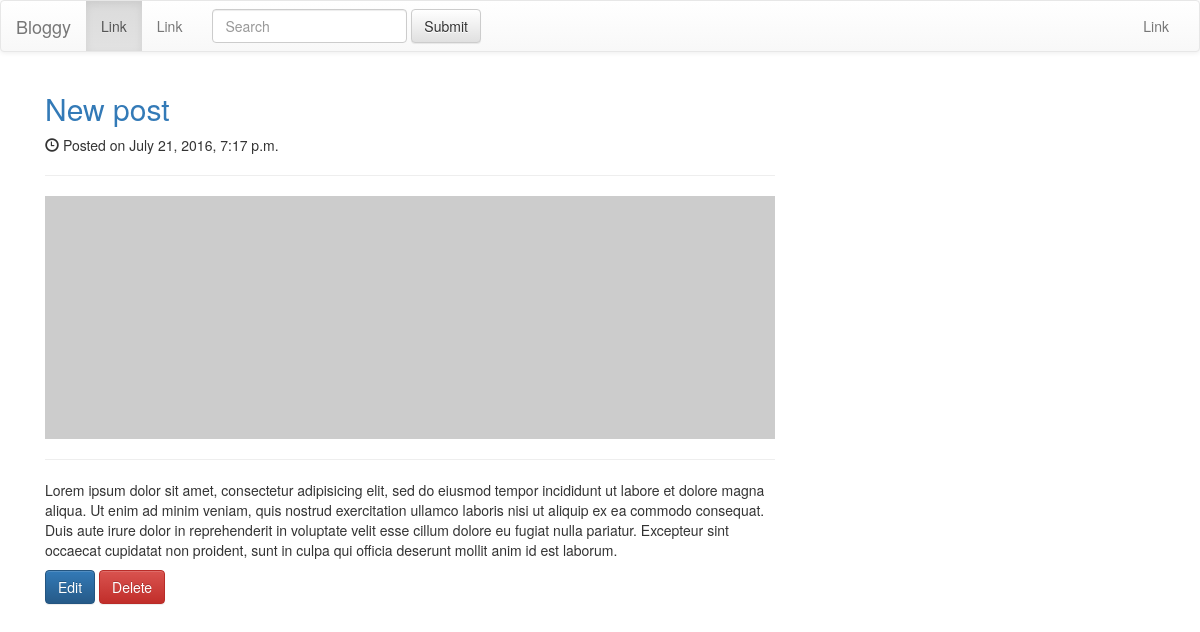
The app's page /post/994/ with its own data.
### post/models.py (models this page shows, shortened)
class Post(models.Model):
    title = models.CharField(max_length=225)
    content = models.TextField()
    created = models.DateTimeField(auto_now_add=True)

### post/views.py (the view)
# urls.py: url(r'(?P<id>\d+)/$', views.info_post,name='info'),
def info_post(request, id=None):
    current_post = get_object_or_404(Post, id=id)
    context = {'post':current_post}
    return render(request, 'post/info.html', context)

### templates/post/info.html
{% extends '__base.html'%}
{% block content%}
    <div class="col-md-8">
            <h2>
                <a href="#">{{ post.title }}</a>
            </h2>
            <p>
                <span class="glyphicon glyphicon-time"></span> Posted on {{ post.created }}
            </p>
            <hr>
            <img class="img-responsive" src="http://placehold.it/900x300" alt="">
            <hr>
            <p>{{ post.content }}</p>
            <a class="btn btn-primary" href="{% url "post:edit" post.id %}">Edit</a>
            <a class="btn btn-danger" href="{% url "post:delete" post.id %}">Delete</a>
    </div>
{% endblock %}

### records on screen
Post: title "New post", created "July 21, 2016, 7:17 p.m.", content "Lorem ipsum dolor sit amet, consectetur adipisicing elit, sed do eiusmod tempor incididunt ut labore et dolore magna aliqua. Ut enim ad minim veniam, quis nostrud exercitation ullamco laboris nisi ut aliquip ex ea commodo consequat. Duis aute irure dolor in reprehenderit in voluptate velit esse cillum dolore eu fugiat nulla pariatur. Excepteur sint occaecat cupidatat non proident, sunt in culpa qui officia deserunt mollit anim id est laborum."
